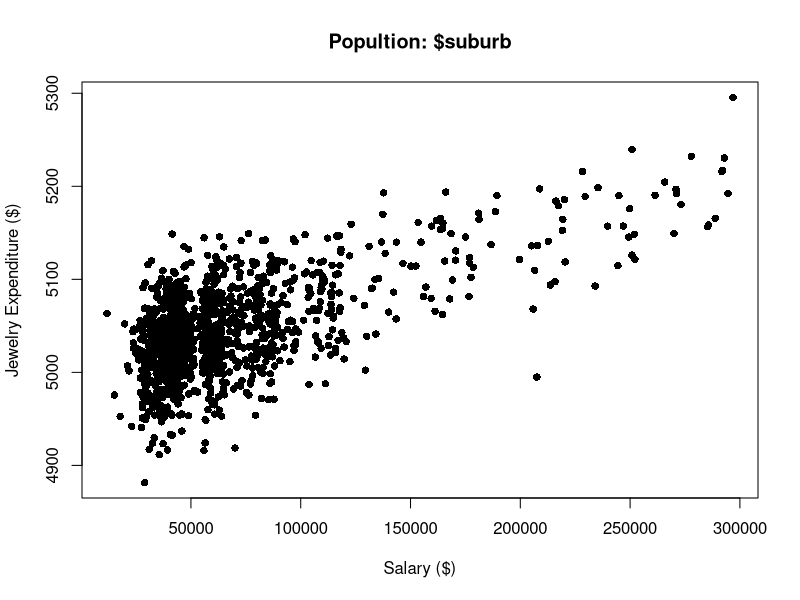
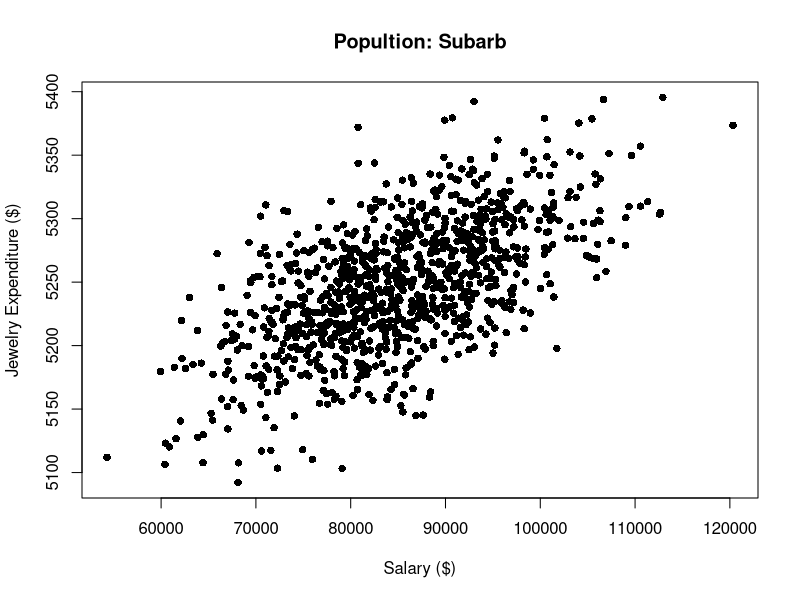
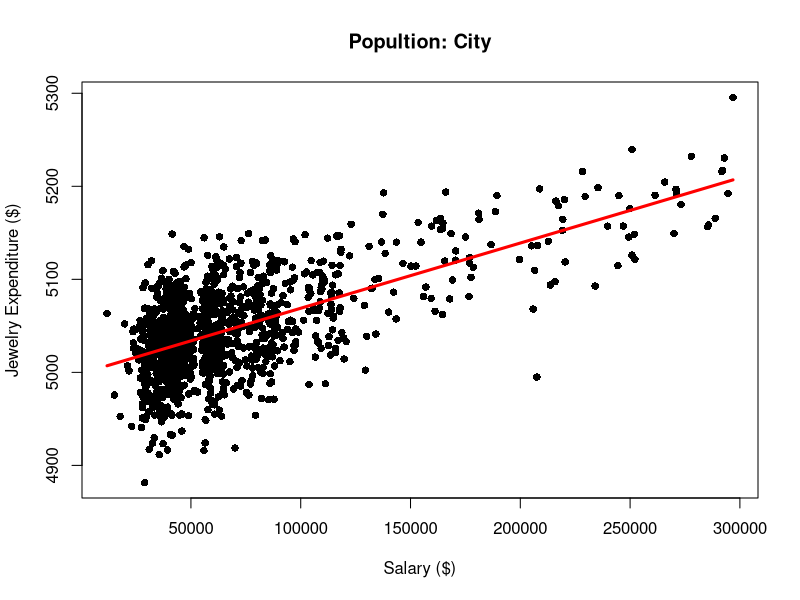
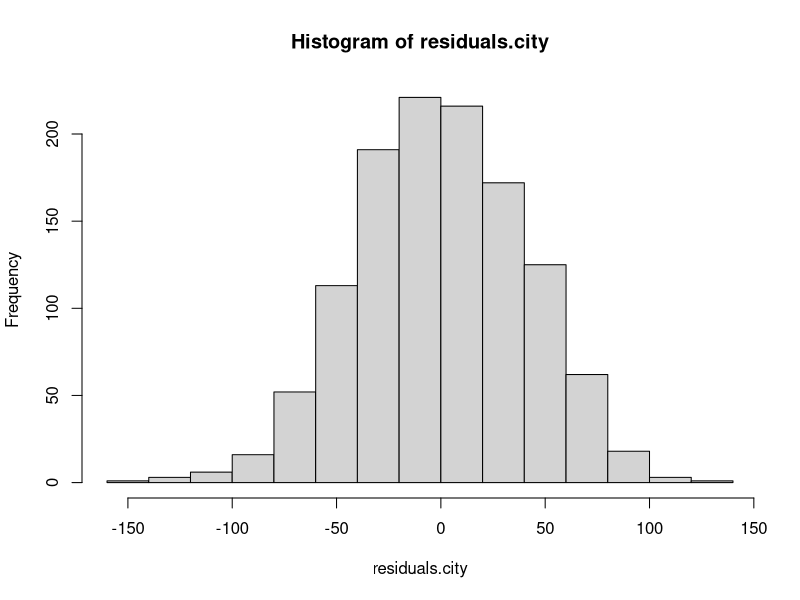
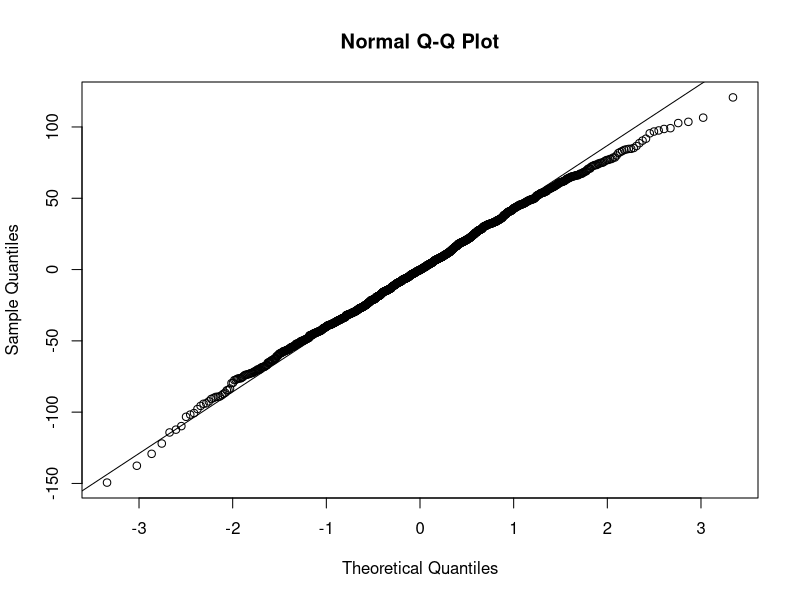
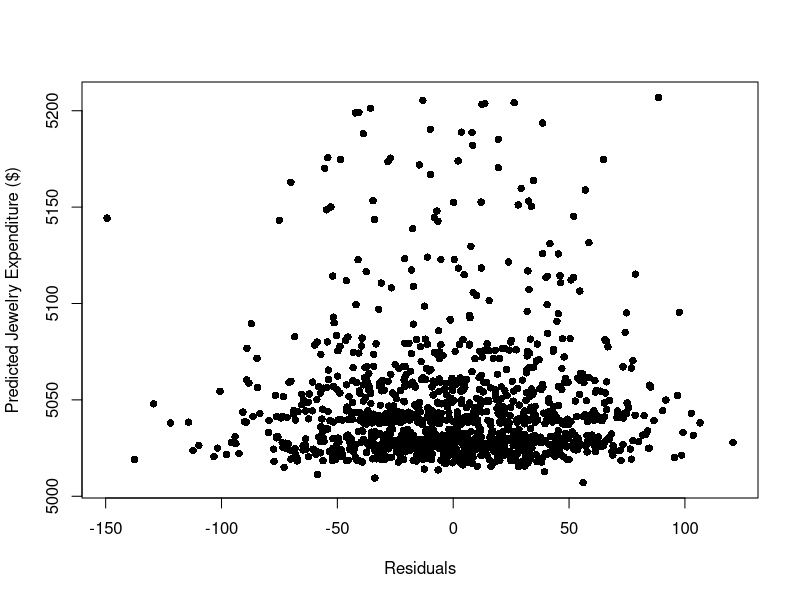
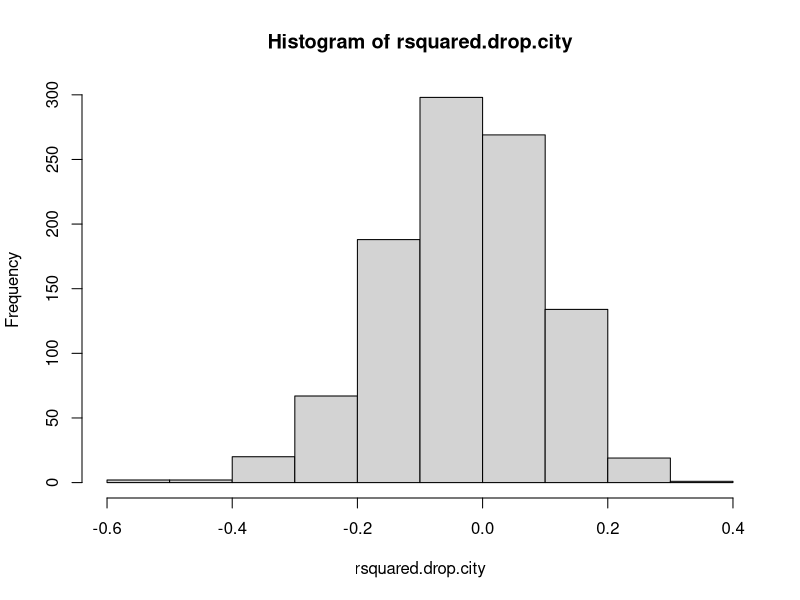
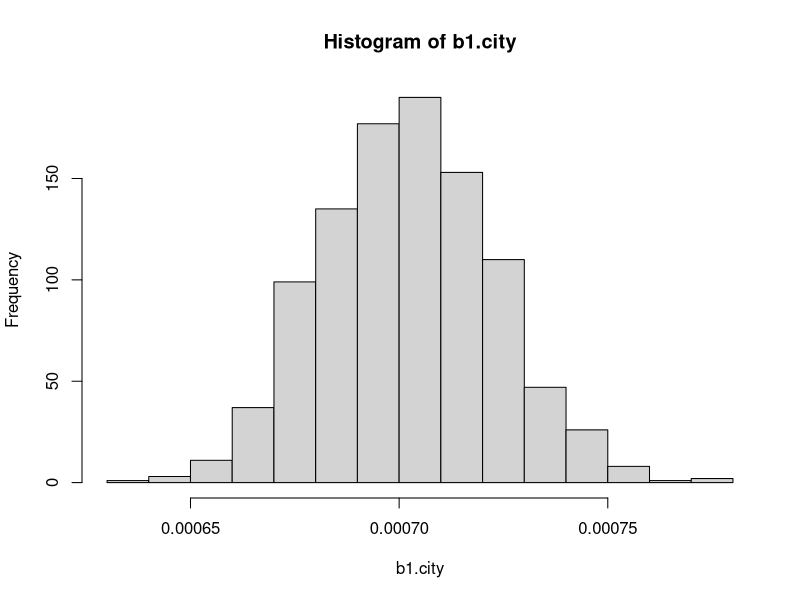

Recreate these plots in R, in order.
# =====================================================
# Module 5 Practice - Bivariate Linear Regression
#                     Supervised Modeling Technique
# Mike Hankinson
# October 26, 2021
# =====================================================

# *****************************************************

# Givens:   
    # Data Set with values of yearly salary (thousands) and money spent of jewelry (thousands) for 
    # two samples from two different populations: 
    #   i.  Individuals from the city 
    #   ii. Individuals from the suburbs. 

# Unknowns: 
    # Perform independent bivariate linear regressions for each sample to predict jewelry spend 
    # using yearly salary. 

# Determine:
    # 1. City Regression:
    #   a. Report and interpret the slope coefficient for salary.
    #   b. Report and interpret the intercept coefficient for salary. 
    #      Does this value make sense to you?
    #   c. Report the t-statistic and p-value for salary. 
    #      Is salary a significant predictor of jewelry spend in this sample?
    #   d. Report and interpret the R-squared value.
    # 
    # 2. Suburb Regression
    #   a. Report and interpret the slope coefficient for salary.
    #   b. Report and interpret the intercept coefficient for salary. 
    #      Does this value make sense to you?
    #   c. Report the t-statistic and p-value for salary. 
    #      Is salary a significant predictor of jewelry spend in this sample?
    #   d. Report and interpret the R-squared value.
    # 
    # 3. Compare and contrast the effect of salary of jewelry spend in these 
    #    two different populations. Can you explain why we see a difference 
    #    in the slope coefficients in the two regressions?

# *****************************************************

# Process
# __________________________________________
# 1. Load and Plot Both Sets of Data
# 2. City Regression:
#    a. Perform Regression / Obtain Summary (coefficients, T-stat, P-Value and R^2)
#    b. Plot Regression Line.
#    c. Verify Linearity of Model (against defining assumptions)
#       i. Normality of Residuals
#           * Plot Histogram of Residuals
#           * Plot Residuals against Predicted Jewelry Expenditure
#           * Normal Q-Q Plot of Residual Values
#       ii. Homoscedasticity - Constant Variance
#    d. Determine Confidence Level for B1
#    e. Evaluate Model Stability: Repeatedly Sample Data (Create 1,000 train/test splits)
#       Do-Loop:
#       i.   Create train/test sample
#       ii.  Perform linear regression model on training data
#       iii. Save B1 coefficient
#       iv.  Calculate R^2 for test sample as squared correlation between Y from test and
#            predicted values for test sample (Y^hat). Calculate % decrease.
#       Post Do-Loop:
#       v.   Histogram and Summary of drop in R^2
#       vi.  Evaluate B1 parameter / Build 95% Confidence Level
#       vii. Conclusion
# 3. Suburb Regression:
#    a. Perform Regression / Obtain Summary (coefficients, T-stat, P-Value and R^2)
#    b. Plot Regression Line.
#    c. Verify Linearity of Model (against defining assumptions)
#       i. Normality of Residuals
#           * Plot Histogram of Residuals
#           * Plot Residuals against Predicted Jewelry Expenditure
#           * Normal Q-Q Plot of Residual Values
#       ii. Homoscedasticity - Constant Variance
#    d. Determine Confidence Level for B1
#    e. Evaluate Model Stability: Repeatedly Sample Data (Create 1,000 train/test splits)
#       Do-Loop:
#       i.   Create train/test sample
#       ii.  Perform linear regression model on training data
#       iii. Save B1 coefficient
#       iv.  Calculate R^2 for test sample as squared correlation between Y from test and
#            predicted values for test sample (Y^hat). Calculate % decrease.
#       Post Do-Loop:
#       v.   Histogram and Summary of drop in R^2
#       vi.  Evaluate B1 parameter / Build 95% Confidence Level
#       vii. Conclusion
# 4. Model Comparison: City vs. Suburb


# ------------------------------------------
# 1. Load and Plot Both Sets of Data
# ------------------------------------------
city <- read.csv("Assignment5City.csv")
suburb <- read.csv("Assignment5Suburb.csv")


plot(city$Salary, city$Jewelry, pch=16, ylab="Jewelry Expenditure ($)", 
     xlab="Salary ($)", main="Popultion: $suburb" )  #plot(x,y)


plot(suburb$Salary, suburb$Jewelry, pch=16, ylab="Jewelry Expenditure ($)", 
     xlab="Salary ($)", main="Popultion: Subarb")


# ------------------------------------------
# 2. $suburb Regression
# ------------------------------------------

# a. Perform Regression / Obtain Summary (coefficients, T-stat, P-Value and R^2)
# ..........................................
city.mod <- lm(Jewelry ~ Salary, city) #lm(y~x)

summary(city.mod)  # B0 = $4,999 ;B1 = 0.0007 (slope coefficient for X -- Jewelry Expenditure/Salary)
    # Call:
    #   lm(formula = Jewelry ~ Salary, data = city)
    # 
    # Residuals:
    #   Min       1Q   Median       3Q      Max 
    # -149.404  -28.534   -0.313   29.723  120.738 
    # 
    # Coefficients:
    #             Estimate    Std. Error     t      value Pr(>|t|)    
    # (Intercept)   4.999e+03  2.075e+00 2409.07   <2e-16 ***
    #   Salary      7.010e-04  2.517e-05   27.85   <2e-16 ***
    #   ---
    #   Signif. codes:  0 '***' 0.001 '**' 0.01 '*' 0.05 '.' 0.1 ' ' 1
    # 
    # Residual standard error: 40.53 on 1198 degrees of freedom
    # Multiple R-squared:  0.3931,	Adjusted R-squared:  0.3926 
    # F-statistic: 775.9 on 1 and 1198 DF,  p-value: < 2.2e-16


library(broom)
betas.city <- city.mod$coefficients
print(betas.city)
coef(summary(city.mod))[2, "t value"]   # Salary t-statistic
glance(city.mod)$p.value                # Salary p-value


    # Required Data Summary:
    # B0                   $4999   
    # B1 Salary               0.000700976   ($ 0.0007 spent on Jewelry per dollar earned)
    # Salary t-statistic     27.85424 
    # Salary p-value        < 2.2e-16 (4.636129e-132)
    # R^2                     0.3931

    # - The y-intercept of the model (B0, at 0 salary) shows a minimum of $4,998. 
    #   spent on jewelry annually.   
    # - The slope coefficient of 0.00070 states that the population spent an additional
    #   $ 0.0007 on Jewelry per $1 earned.
    # - The p-value is < 0.001 so the null hypothesis is rejected 
    #   or, test is statistically significant -- there is correlation between salary
    #   and jewelry expenditure in City populations
    # - However, an R^2 value shows that 39.3% of the variability in jewelry spend can
    #   be attributed to salary.  
    # - We will continue to evaluate the validity of the model by verifying its linearity,
    #   determining the confidence level of B1 and evaluating its stability through 
    #   repeated sampling.  


# b. Plot Regression Line
# ..........................................

plot(city$Salary, city$Jewelry, pch=16, ylab="Jewelry Expenditure ($)", 
     xlab="Salary ($)", main="Popultion: City")
mins.range <-floor(min(city$Salary)):ceiling(max(city$Salary))
lines(mins.range, betas.city[1]+mins.range*betas.city[2], col="red", lwd=3)

    # Appear to have found a good fit, but need to analyze the residuals to be certain. 
    # To check if the residuals are normally distributed, and our model complies with 
    # the assumption of normality, let's look at a histogram of the residual values:


# c. Verify Linearity of Model (against defining assumptions)
# ..........................................

# i. Normality of Residuals: Plot Histogram of Residuals and Q-Q Plot
# ..........................................

# *Plot Histogram of Residuals
residuals.city <- city.mod$residuals
hist(residuals.city)
    # The distribution of the residuals looks to have a close to normal distribution -- 
    # as desired.  

# * Q-Q plot of the residual values
qqnorm(residuals.city)
qqline(residuals.city)
    # - The Q-Q plot shows the theoretical line the residuals should follow 
    #   if normally distributed. 
    # - The actual residuals are overlaid, as well. 
    # - The residuals begin to slightly deviate from the theoretical distribution at 1.5 on the x-axis, 
    #   The desired output us no deviations from-2 to 2.
    # - However, since there are only 2 features within this data set, we cannot attempt to 
    #   divide the data into further subsets (to look for linearity within the subsets).


# ii. Homoscedasticity - Constant Variance of Residuals
# ..........................................
# Reminder about Residuals:
    # - the difference between the OBSERVED value and the MEAN VALUE the              
    #   model predicts for THAT SPECIFIC VALUE.  
    # - It indicates the extent to which a model accounts for the variation within the 
    #   observed data. 
    # - The variance of the error term should not depend on X


# * Plot Residuals against Predicted Jewelry Expenditure
plot(city.mod$residuals, city.mod$fitted.values, pch=16, xlab="Residuals", ylab="Predicted Jewelry Expenditure ($)")
    # - The plot shows that as Y increases, the range of possible error 
    #   term values remains nearly constant across the x-axis.    
    # - This then meets the Homoscedasticity criteria.  


# d. Determine Confidence Level for B1
# ..........................................
# In a standard normal distribution with a mean = 0 and sd = 1, we expect 95% 
# of realizations to fall between -1.96 and 1.96. In other words, 95% of the time, 
# a normally distributed variable should be within a 1.96 standard deviation of the mean.
# Leverage this fact to create a confidence interval for B1:
#     C.I. = B1 +- 1.96*se(B1)
# The correct interpretation for this confidence interval is that for 95% of samples, 
# the true value of B1 will be contained in this interval. 

confint(city.mod)
    #                 2.5 %           97.5 %
    # (Intercept)   49,947         50,029        B0 Min.Jewelry Expenditure, $
    # Salary        0.00065        0.00075       B1 Jewelry Expenditure/Salary



# e. Evaluate Model Stability: Repeatedly Sample Data (Create 1,000 train/test splits)
# ..........................................
# Repeatedly sample the data, creating 1,000 different train/test splits. 
# For each split, save the estimated B1 coefficient, and record the decrease 
# in R squared between our train and test samples to evaluate the model stability.


# Steps i-iv - Do-Loop
# ..........................................

b1.city <- rsquared.drop.city <- numeric (1000)
for(i in 1:1000){
  train.rows.city <- sample(1:1000, 650)
  train.dat.city <- city[train.rows.city,]
  test.dat.city <- city[-train.rows.city,]  # All rows BUT train rows.
  lin.city.mod <- lm(Jewelry ~ Salary, data=train.dat.city)    
  b1.city[i] <- lin.city.mod$coefficients[2]
  r.train.city <- summary(lin.city.mod)$r.squared
  r.test.city <- cor(test.dat.city$Jewelry, predict(lin.city.mod, newdata=test.dat.city))^2 
  rsquared.drop.city[i] <- (r.train.city-r.test.city)/r.train.city
}

# v. Histogram and Summary of drop in R^2
# ..........................................
hist(rsquared.drop.city)
summary(rsquared.drop.city)
    #    Min.    1st Qu.     Median      Mean    3rd Qu.     Max. 
    # -0.45442   -0.11125   -0.01495   -0.02983  0.05874    0.30366 

    # Drop in R^2 being is close to to 0%,
    # Sometimes, the test model outperforms the trained model. 



# vi. Evaluate B1 parameter / Build 95% Confidence Level
# ..........................................
# Evaluate the B1 parameter, and build a 95% confidence interval using the mean and 
# standard deviations from the collection of 1,000 possible B1 values.
hist(b1.city)


# Repeated Sample Confidence Interval
lower.bound.city <- mean(b1.city) + qt(0.025, df=98)*sd(b1.city)   #bottom 2.5%; qt() - Student t Distribution
upper.bound.city <- mean(b1.city) + qt(0.975, df=98)*sd(b1.city)   #top 2.5%

lower.bound.city     # [1] 0.0006613527
upper.bound.city     # [1] 0.0007412432


# Compare,
# Model result of B1 vs avg. of 1,000 
cbind(Full_Model.city=betas.city[2], Repeated_Sample_city=mean(b1.city))  
    #             Full_Model.city     Repeated_Sample_city
    # Salary       0.000700976         0.0007012979


rbind(Full_Model.city=confint(city.mod)[2,], Repeated_sample_city=c(lower.bound.city, upper.bound.city))
    #                           2.5 %           97.5 %
    # Full_Model.city       0.000651        0.000750    B1 Jewelry Expenditure/Salary
    # Repeated_sample_city  0.000663        0.000741    B1 Jewelry Expenditure/Salary


# vii. Conclusions
# ..........................................
    # - B1 follows a normal distribution wIth repeated sampling. 
    # - The full model  estimate of B1 is nearly identical to B1 calculated from
    #   the mean of the 1,000 B1 parameters sampled. but that the confidence interval has become tighter. 
    # - The confidence interval of the continued sampling B1 is tighter than that of the
    #   full model. 
    # - After repeatedly sampling, the true value of B1 is known to a narrower range.



# ------------------------------------------
# 3. Suburb Regression
# ------------------------------------------

# a. Perform Regression / Obtain Summary
# ..........................................
suburb.mod <- lm(Jewelry ~ Salary, suburb) #lm(y~x)

summary(suburb.mod)  # B0 = $4,983 ;B1 = 0.0031 (slope coefficient for X -- Jewelry Expenditure/Salary)
    # Call:
    #   lm(formula = Jewelry ~ Salary, data = suburb)
    # 
    # Residuals:
    #   Min       1Q   Median       3Q      Max 
    # -125.533  -26.529    0.196   25.502  138.066 
    # 
    # Coefficients:
    #             Estimate Std.     Error      t value       Pr(>|t|)    
    # (Intercept)   4.983e+03      1.092e+01    456.45      <2e-16 ***
    #   Salary      3.105e-03      1.276e-04     24.34      <2e-16 ***
    #   ---
    #   Signif. codes:  0 '***' 0.001 '**' 0.01 '*' 0.05 '.' 0.1 ' ' 1
    # 
    # Residual standard error: 39.64 on 998 degrees of freedom
    # Multiple R-squared:  0.3726,	Adjusted R-squared:  0.3719 
    # F-statistic: 592.6 on 1 and 998 DF,  p-value: < 2.2e-16 



library(broom)
betas.suburb <- suburb.mod$coefficients
print(betas.suburb)
coef(summary(suburb.mod))[2, "t value"]   # Salary t-statistic
glance(suburb.mod)$p.value                # Salary p-value


    # Required Data Summary:
    # B0                 $4,983.
    # B1 Salary               0.00310
    # Salary t-statistic     24.34363 
    # Salary p-value        < 2.2e-16 (3.994508e-103)
    # R^2                     0.3726
    
    
    # - The y-intercept of the model (B0, at 0 salary) shows a minimum of $4,983 
    #   spent on jewelry annually.   
    # - The slope coefficient of 0.0031 states that the population spent an additional
    #   $ 0.0031 on Jewelry per $1 earned.
    # - The p-value is < 0.001 so the null hypothesis is rejected 
    #   or, test is statistically significant -- there is correlation between salary
    #   and jewelry expenditure in City populations
    # - However, an R^2 value shows that 39.6% of the variability in jewelry spend can
    #   be attributed to salary.  
    # - We will continue to evaluate the validity of the model by verifying its linearity,
    #   determining the confidence level of B1 and evaluating its stability through 
    #   repeated sampling.  



# b. Plot Regression Line
# ..........................................
betas.suburb <- suburb.mod$coefficients
print(betas.suburb)
      # (Intercept)                     Salary 
      # 4.983096e+03                  3.105394e-03 
      # Jewelry Expenditure @ 0       Jewelry Expenditure/Salary


plot(suburb$Salary, suburb$Jewelry, pch=16, ylab="Jewelry Expenditure ($)", 
     xlab="Salary ($)", main="Popultion: Suburb")
mins.range <-floor(min(suburb$Salary)):ceiling(max(suburb$Salary))
lines(mins.range, betas.suburb[1]+mins.range*betas.suburb[2], col="red", lwd=3)

    # Appear to have found a good fit, but need to analyze the residuals to be certain. 
    # To check if the residuals are normally distributed, and our model complies with 
    # the assumption of normality, let's look at a histogram of the residual values:


# c. Verify Linearity of Model (against defining assumptions)
# ..........................................

# i. Normality of Residuals: Plot Histogram of Residuals and Q-Q Plot
# ..........................................

# *Plot Histogram of Residuals
residuals.suburb <- suburb.mod$residuals
hist(residuals.suburb)
    # The distribution of the residuals appears fairly normal. Maybe a little left side heavy

# * Q-Q plot of the residual values
qqnorm(residuals.suburb)
qqline(residuals.suburb)
    # - The Q-Q plot shows the theoretical line the residuals should follow 
    #   if normally distributed. 
    # - The actual residuals are overlaid, as well.
    # - The residuals don't deviate from the theoretical distribution in the range on the x-axis, 
    #   from -2 to 2, which demonstrates normaility of the residuals.


# ii. Homoscedasticity - Constant Variance of Residuals
# ..........................................
# Reminder about Residuals:
    # - the difference between the OBSERVED value and the MEAN VALUE the              
    #   model predicts for THAT SPECIFIC VALUE.  
    # - It indicates the extent to which a model accounts for the variation within the 
    #   observed data. 
    # - The variance of the error term should not depend on X


# * Plot Residuals against Predicted Jewelry Expenditure
plot(suburb.mod$residuals, suburb.mod$fitted.values, pch=16, xlab="Residuals", ylab="Predicted Jewelry Expenditure ($)")
    # - The plot shows that as Y increases, the range of possible error 
    #   term values remains nearly constant across the x-axis.    
    # - This then meets the Homoscedasticity criteria.   


# d. Determine Confidence Level for B1
# ..........................................
# In a standard normal distribution with a mean = 0 and sd = 1, we expect 95% 
# of realizations to fall between -1.96 and 1.96. In other words, 95% of the time, 
# a normally distributed variable should be within a 1.96 standard deviation of the mean.
# Leverage this fact to create a confidence interval for B1:
#     C.I. = B1 +- 1.96*se(B1)
# The correct interpretation for this confidence interval is that for 95% of samples, 
# the true value of B1 will be contained in this interval. 

confint(suburb.mod)
#               2.5 %         97.5 %
# (Intercept) 4961.672567   5004.51878    B0 Min. Jewelry Expenditure
# Salary         0.002855      0.00335    B1 Jewelry Expenditure/Salary



# e. Evaluate Model Stability: Repeatedly Sample Data (Create 1,000 train/test splits)
# ..........................................
# Repeatedly sample the data, creating 1,000 different train/test splits. 
# For each split, save the estimated B1 coefficient, and record the decrease 
# in R squared between our train and test samples to evaluate the model stability.


# Steps i-iv - Do-Loop
# ..........................................

b1.suburb <- rsquared.drop.suburb <- numeric (1000)
for(i in 1:1000){
  train.rows.suburb <- sample(1:1000, 650)
  train.dat.suburb <- suburb[train.rows.suburb,]
  test.dat.suburb <- suburb[-train.rows.suburb,]  # All rows BUT train rows.
  lin.suburb.mod <- lm(Jewelry ~ Salary, data=train.dat.suburb)    
  b1.suburb[i] <- lin.suburb.mod$coefficients[2]
  r.train.suburb <- summary(lin.suburb.mod)$r.squared
  r.test.suburb <- cor(test.dat.suburb$Jewelry, predict(lin.suburb.mod, newdata=test.dat.suburb))^2 
  rsquared.drop.suburb[i] <- (r.train.suburb-r.test.suburb)/r.train.suburb
}

# v. Histogram and Summary of drop in R^2
# ..........................................
hist(rsquared.drop.suburb)
summary(rsquared.drop.suburb)
    #     Min.   1st Qu.    Median      Mean   3rd Qu.      Max. 
    # -0.499345 -0.090576  0.003509 -0.003699  0.090816  0.513282 

    # Drop in R^2 being is close to to 0%,
    # Sometimes, the test model outperforms the trained model.  



# vi. Evaluate B1 parameter / Build 95% Confidence Level
# ..........................................
# Evaluate the B1 parameter, and build a 95% confidence interval using the mean and 
# standard deviations from the collection of 1,000 possible B1 values.
hist(b1.suburb)


# Repeated Sample Confidence Interval
lower.bound.suburb <- mean(b1.suburb) + qt(0.025, df=98)*sd(b1.suburb)   #bottom 2.5%; qt() - Student t Distribution
upper.bound.suburb <- mean(b1.suburb) + qt(0.975, df=98)*sd(b1.suburb)   #top 2.5%

lower.bound.suburb     # [1] 0.002934469
upper.bound.suburb     # [1] 0.003275835


# Compare,
# Model result of B1 vs avg. of 1,000 
cbind(Full_Model.suburb=betas.suburb[2], Repeated_Sample_suburb=mean(b1.suburb))  
    #           Full_Model.suburb     Repeated_Sample_suburb
    # Salary         0.003105394              0.003105358


rbind(Full_Model.suburb=confint(suburb.mod)[2,], Repeated_sample_suburb=c(lower.bound.suburb, upper.bound.suburb))
    #                               2.5 %       97.5 %
    # Full_Model.suburb       0.002855067     0.003355720   B1 Jewelry Expenditure/Salary
    # Repeated_sample_suburb  0.002921949     0.003288767   B1 Jewelry Expenditure/Salary



# vii. Conclusions
# ..........................................
    # - In terms of sampling, SUBURB results followed same TREND as did CITY.  
    # - B1 follows a normal distribution wIth repeated sampling. 
    # - The full model  estimate of B1 is nearly identical to B1 calculated from
    #   the mean of the 1,000 B1 parameters sampled. but that the confidence interval has become tighter. 
    # - The confidence interval of the continued sampling B1 is tighter than that of the
    #   full model. 
    # - After repeatedly sampling, the true value of B1 is known to a narrower range.




# ------------------------------------------
# 4. Model Comparison: City vs. Suburb
# ------------------------------------------

# DATA SUMMARY:                   CITY                     SUBURB
# .......................................................................
# B0                          $4999.                  $4,983.
# B1 Salary                       0.000700                 0.003105
# Salary t-statistic             27.85424                 24.34363
# Salary p-value                < 2.2e-16                < 2.2e-16    
# R^2                             0.3931                   0.3726
# Salary Full_Model               0.000700                 0.003105                   
# Repeated_Sample                 0.000701                 0.003105
# Full_Model  2.5%                0.000651                 0.002855    
# Full_Model 97.5%                0.000750                 0.003355   
# Repeated_sample 2.5%            0.000663                 0.002921       
# Repeated_sample 97.5%           0.000741                 0.003288



# The data for both city and suburb populations is similar.  
# - Baseline spend (y-intercept) is only $16 different between the 2 populations. 
# - Both groups reject the null hypothesis.  There is a definitive relationship
#   between salary and jewelry spend.  
# - Both models' jewelry spend variability can only slightly be attributed to 
#   salary (39% City, 37% suburb).
# - Those that live in the suburb spend much more than those that live in 
#   the city above the base of B0....
#       * City B1 at $0.70 per $1,000 earned 
#       * Suburb B1 at $3.10 per $1,000 earned 



#grid
par(mfrow=c(1,2))
#plot1
plot(city$Salary, city$Jewelry, pch=16, ylab="Jewelry Expenditure ($)", 
     xlab="Salary ($)", main="Popultion: City")
mins.range <-floor(min(city$Salary)):ceiling(max(city$Salary))
lines(mins.range, betas.city[1]+mins.range*betas.city[2], col="red", lwd=3)

#plot2
plot(suburb$Salary, suburb$Jewelry, pch=16, ylab="Jewelry Expenditure ($)", 
     xlab="Salary ($)", main="Popultion: Suburb")
mins.range <-floor(min(suburb$Salary)):ceiling(max(suburb$Salary))
lines(mins.range, betas.suburb[1]+mins.range*betas.suburb[2], col="red", lwd=3)



# Functions Used
# ------------------------------------------
# lm()          Fitting Linear Models

# summary()     summary is a generic function used to produce result summaries 
#               of the results of various model fitting functions. 
#               The function invokes particular methods which depend on the class 
#               of the first argument.

# floor()      floor takes a single numeric argument x and returns a 
#              numeric vector containing the largest integers not 
#              greater than the corresponding elements of x.  

# ceiling()    takes a single numeric argument x and returns a numeric vector 
#              containing the smallest integers not less than the corresponding 
#              elements of x

# c()          Combine Values into a Vector or List

# predict()    generic function for predictions from the results of various 
#              model fitting functions. The function invokes particular methods 
#              which depend on the class of the first argument.
#
# newdata =   within predict(), An optional data frame in which to look for 
#             variables with which to predict. 
#             If omitted, the fitted values are used.

# confint()   Confidence Intervals for Model Parameters
# sample()    Random Samples.....sample(x, size)
# qt()        Student t Distribution

# par()       Set or Query Graphical Parameters.
#             set by specifying them as arguments to par in tag = value form, 
#             or by passing them as a list of tagged values.

# which()     Give the TRUE indices of a logical object, allowing for array indices.




# rm(list = ls())      Removes global environment
                    